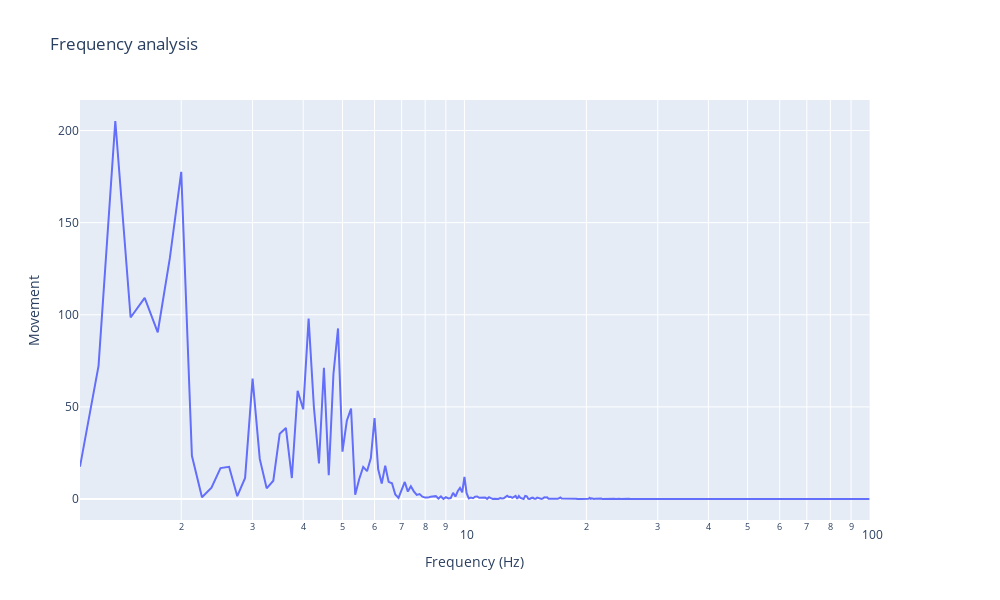

Notebook source saved alongside this figure:
### Code cell
fig = make_subplots(specs=[[{"secondary_y": True}]])

fig.add_trace(go.Scatter(x=power.index[1:], y=power[0]),
              )
                        
            

fig.update_layout(
    title=f"Frequency analysis ",
    xaxis_title="Frequency (Hz)",
    yaxis_title="Movement",
    width=1000, height=600) 
#fig.update_traces(marker_line_width=0.01, selector=dict(type='scatter'))                
fig.update_xaxes(type="log")
#fig.update_yaxes(type="log")

fig.show()

### Figure 1 — Plotly figure (JSON) as saved in the notebook; plotly's stock layout.template omitted (floating-point values rounded to 4 significant figures; data arrays with more than 128 entries replaced by an {"elided": "..."} marker saying what was removed)
{"data": [{"type": "scatter", "x": {"elided": "792 float values"}, "y": {"elided": "793 float values"}}], "layout": {"height": 600, "title": {"text": "Frequency analysis "}, "width": 1000, "xaxis": {"anchor": "y", "domain": [0, 0.94], "title": {"text": "Frequency (Hz)"}, "type": "log"}, "yaxis": {"anchor": "x", "domain": [0, 1], "title": {"text": "Movement"}}, "yaxis2": {"anchor": "x", "overlaying": "y", "side": "right"}}}
